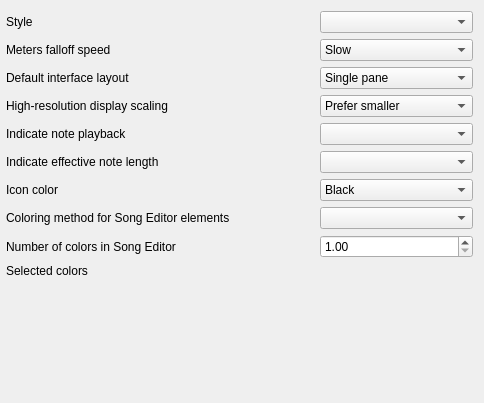
             <widget class="QWidget" name="AppearanceInterfaceTab">
              <attribute name="title">
               <string>Interface</string>
              </attribute>
              <layout class="QVBoxLayout" name="verticalLayout_11">
               <property name="leftMargin">
                <number>0</number>
               </property>
               <item>
                <layout class="QGridLayout" name="gridLayout_5">
                 <property name="leftMargin">
                  <number>6</number>
                 </property>
                 <item row="14" column="2">
                  <layout class="QGridLayout" name="colorSelectionGrid"/>
                 </item>
                 <item row="2" column="2">
                  <widget class="LCDCombo" name="styleComboBox"/>
                 </item>
                 <item row="6" column="0">
                  <widget class="QLabel" name="indicateNotePlaybackLabel">
                   <property name="text">
                    <string>Indicate note playback</string>
                   </property>
                  </widget>
                 </item>
                 <item row="4" column="2">
                  <widget class="LCDCombo" name="uiLayoutComboBox">
                   <item>
                    <property name="text">
                     <string>Single pane</string>
                    </property>
                   </item>
                   <item>
                    <property name="text">
                     <string>Tabbed</string>
                    </property>
                   </item>
                  </widget>
                 </item>
                 <item row="12" column="0">
                  <widget class="QLabel" name="coloringMethodAuxLabel">
                   <property name="toolTip">
                    <string/>
                   </property>
                   <property name="text">
                    <string>Number of colors in Song Editor</string>
                   </property>
                  </widget>
                 </item>
                 <item row="6" column="2">
                  <widget class="LCDCombo" name="indicateNotePlaybackComboBox"/>
                 </item>
                 <item row="8" column="0">
                  <widget class="QLabel" name="iconColorLabel">
                   <property name="text">
                    <string>Icon color</string>
                   </property>
                  </widget>
                 </item>
                 <item row="8" column="2">
                  <widget class="LCDCombo" name="iconColorComboBox">
                   <item>
                    <property name="text">
                     <string>Black</string>
                    </property>
                   </item>
                   <item>
                    <property name="text">
                     <string>White</string>
                    </property>
                   </item>
                  </widget>
                 </item>
                 <item row="3" column="0">
                  <widget class="QLabel" name="textLabel1_4">
                   <property name="minimumSize">
                    <size>
                     <width>0</width>
                     <height>22</height>
                    </size>
                   </property>
                   <property name="text">
                    <string extracomment="In case of a rapid sound lasting for just a milli second the meters in the Mixer would raise to peak value and fall of immediately without the user being able to see them. The falloff speed introduces a delay. The smaller the value, the longer the meter requires to reach 0dB again.">Meters falloff speed</string>
                   </property>
                  </widget>
                 </item>
                 <item row="2" column="0">
                  <widget class="QLabel" name="textLabel1_6">
                   <property name="text">
                    <string>Style</string>
                   </property>
                  </widget>
                 </item>
                 <item row="3" column="2">
                  <widget class="LCDCombo" name="mixerFalloffComboBox">
                   <item>
                    <property name="text">
                     <string>Slow</string>
                    </property>
                   </item>
                   <item>
                    <property name="text">
                     <string>Normal</string>
                    </property>
                   </item>
                   <item>
                    <property name="text">
                     <string>Fast</string>
                    </property>
                   </item>
                  </widget>
                 </item>
                 <item row="5" column="2">
                  <widget class="LCDCombo" name="uiScalingPolicyComboBox">
                   <item>
                    <property name="text">
                     <string>Prefer smaller</string>
                    </property>
                   </item>
                   <item>
                    <property name="text">
                     <string>Scale to system setting</string>
                    </property>
                   </item>
                   <item>
                    <property name="text">
                     <string>Prefer larger</string>
                    </property>
                   </item>
                  </widget>
                 </item>
                 <item row="10" column="2">
                  <widget class="LCDCombo" name="coloringMethodCombo"/>
                 </item>
                 <item row="14" column="0">
                  <widget class="QLabel" name="colorSelectionLabel">
                   <property name="text">
                    <string>Selected colors</string>
                   </property>
                   <property name="alignment">
                    <set>Qt::AlignLeading|Qt::AlignLeft|Qt::AlignTop</set>
                   </property>
                  </widget>
                 </item>
                 <item row="10" column="0">
                  <widget class="QLabel" name="label_7">
                   <property name="minimumSize">
                    <size>
                     <width>308</width>
                     <height>0</height>
                    </size>
                   </property>
                   <property name="text">
                    <string>Coloring method for Song Editor elements</string>
                   </property>
                  </widget>
                 </item>
                 <item row="12" column="2">
                  <widget class="LCDSpinBox" name="coloringMethodAuxSpinBox">
                   <property name="minimum">
                    <double>1.000000000000000</double>
                   </property>
                   <property name="maximum">
                    <double>50.000000000000000</double>
                   </property>
                  </widget>
                 </item>
                 <item row="4" column="0">
                  <widget class="QLabel" name="mixerFontLbl_3">
                   <property name="minimumSize">
                    <size>
                     <width>0</width>
                     <height>22</height>
                    </size>
                   </property>
                   <property name="frameShape">
                    <enum>QFrame::Box</enum>
                   </property>
                   <property name="lineWidth">
                    <number>0</number>
                   </property>
                   <property name="midLineWidth">
                    <number>0</number>
                   </property>
                   <property name="text">
                    <string>Default interface layout</string>
                   </property>
                   <property name="alignment">
                    <set>Qt::AlignLeading|Qt::AlignLeft|Qt::AlignVCenter</set>
                   </property>
                   <property name="margin">
                    <number>0</number>
                   </property>
                  </widget>
                 </item>
                 <item row="5" column="0">
                  <widget class="QLabel" name="uiScalingPolicyLabel">
                   <property name="text">
                    <string>High-resolution display scaling</string>
                   </property>
                  </widget>
                 </item>
                 <item row="7" column="2">
                  <widget class="LCDCombo" name="indicateEffectiveNoteLengthComboBox"/>
                 </item>
                 <item row="7" column="0">
                  <widget class="QLabel" name="indicateEffectiveNoteLength">
                   <property name="text">
                    <string>Indicate effective note length</string>
                   </property>
                  </widget>
                 </item>
                </layout>
               </item>
               <item>
                <widget class="QLabel" name="UIChangeWarningLabel">
                 <property name="text">
                  <string>&lt;html&gt;&lt;head/&gt;&lt;body&gt;&lt;p&gt;&lt;br/&gt;&lt;/p&gt;&lt;p&gt;&lt;br/&gt;&lt;/p&gt;&lt;/body&gt;&lt;/html&gt;</string>
                 </property>
                 <property name="wordWrap">
                  <bool>true</bool>
                 </property>
                </widget>
               </item>
               <item>
                <spacer name="verticalSpacer_6">
                 <property name="orientation">
                  <enum>Qt::Vertical</enum>
                 </property>
                 <property name="sizeHint" stdset="0">
                  <size>
                   <width>20</width>
                   <height>40</height>
                  </size>
                 </property>
                </spacer>
               </item>
              </layout>
             </widget>
